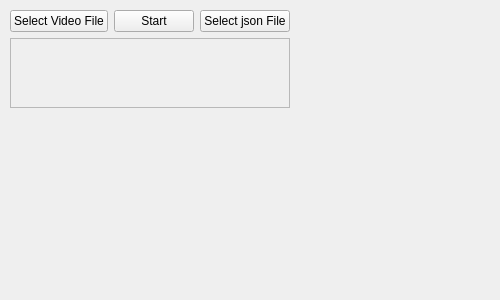
<?xml version="1.0" encoding="UTF-8"?>
<ui version="4.0">
 <class>MainWindow</class>
 <widget class="QMainWindow" name="MainWindow">
  <property name="geometry">
   <rect>
    <x>0</x>
    <y>0</y>
    <width>500</width>
    <height>300</height>
   </rect>
  </property>
  <property name="minimumSize">
   <size>
    <width>500</width>
    <height>300</height>
   </size>
  </property>
  <property name="maximumSize">
   <size>
    <width>500</width>
    <height>300</height>
   </size>
  </property>
  <property name="windowTitle">
   <string>MainWindow</string>
  </property>
  <property name="autoFillBackground">
   <bool>true</bool>
  </property>
  <widget class="QWidget" name="centralwidget">
   <widget class="QWidget" name="verticalLayoutWidget">
    <property name="geometry">
     <rect>
      <x>0</x>
      <y>0</y>
      <width>501</width>
      <height>301</height>
     </rect>
    </property>
    <layout class="QVBoxLayout" name="verticalLayout">
     <property name="spacing">
      <number>6</number>
     </property>
     <property name="sizeConstraint">
      <enum>QLayout::SetFixedSize</enum>
     </property>
     <property name="leftMargin">
      <number>10</number>
     </property>
     <property name="topMargin">
      <number>10</number>
     </property>
     <property name="rightMargin">
      <number>10</number>
     </property>
     <property name="bottomMargin">
      <number>10</number>
     </property>
     <item>
      <layout class="QHBoxLayout" name="horizontalLayout">
       <item>
        <widget class="QPushButton" name="pushButton_2">
         <property name="text">
          <string>Select Video File</string>
         </property>
        </widget>
       </item>
       <item>
        <widget class="QPushButton" name="pushButton_3">
         <property name="text">
          <string>Start</string>
         </property>
        </widget>
       </item>
       <item>
        <widget class="QPushButton" name="pushButton">
         <property name="text">
          <string>Select json File</string>
         </property>
        </widget>
       </item>
      </layout>
     </item>
     <item>
      <widget class="QScrollArea" name="scrollArea">
       <property name="widgetResizable">
        <bool>true</bool>
       </property>
       <widget class="QWidget" name="scrollAreaWidgetContents">
        <property name="geometry">
         <rect>
          <x>0</x>
          <y>0</y>
          <width>479</width>
          <height>247</height>
         </rect>
        </property>
       </widget>
      </widget>
     </item>
    </layout>
   </widget>
  </widget>
 </widget>
 <tabstops>
  <tabstop>pushButton_2</tabstop>
  <tabstop>pushButton_3</tabstop>
  <tabstop>pushButton</tabstop>
  <tabstop>scrollArea</tabstop>
 </tabstops>
 <resources/>
 <connections>
  <connection>
   <sender>pushButton_2</sender>
   <signal>clicked()</signal>
   <receiver>MainWindow</receiver>
   <slot>select_video()</slot>
   <hints>
    <hint type="sourcelabel">
     <x>110</x>
     <y>23</y>
    </hint>
    <hint type="destinationlabel">
     <x>111</x>
     <y>6</y>
    </hint>
   </hints>
  </connection>
  <connection>
   <sender>pushButton</sender>
   <signal>clicked()</signal>
   <receiver>MainWindow</receiver>
   <slot>select_video()</slot>
   <hints>
    <hint type="sourcelabel">
     <x>410</x>
     <y>19</y>
    </hint>
    <hint type="destinationlabel">
     <x>413</x>
     <y>7</y>
    </hint>
   </hints>
  </connection>
  <connection>
   <sender>pushButton_3</sender>
   <signal>clicked()</signal>
   <receiver>MainWindow</receiver>
   <slot>start_process()</slot>
   <hints>
    <hint type="sourcelabel">
     <x>250</x>
     <y>24</y>
    </hint>
    <hint type="destinationlabel">
     <x>254</x>
     <y>5</y>
    </hint>
   </hints>
  </connection>
 </connections>
 <slots>
  <slot>select_video()</slot>
  <slot>select_json()</slot>
  <slot>start_process()</slot>
 </slots>
</ui>
